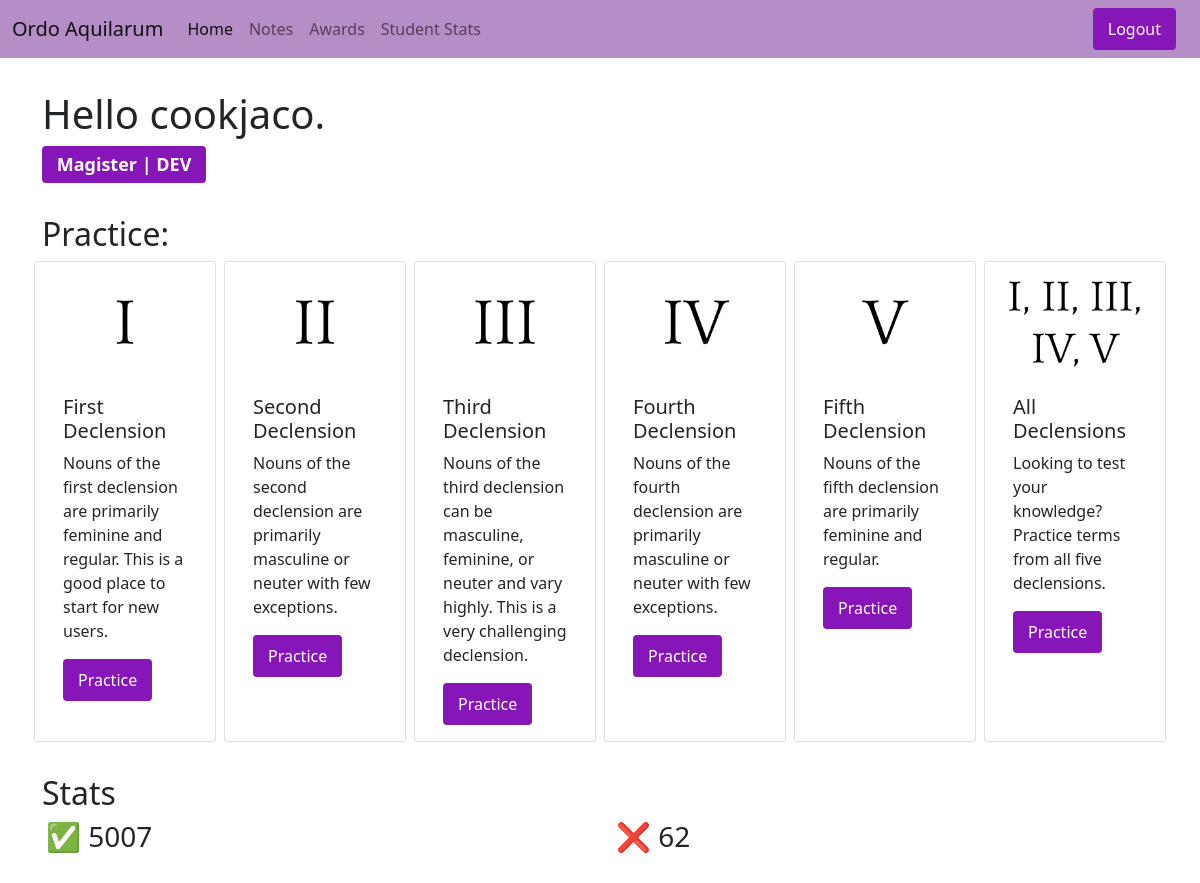
Page / (signed in) on the earlier database version.
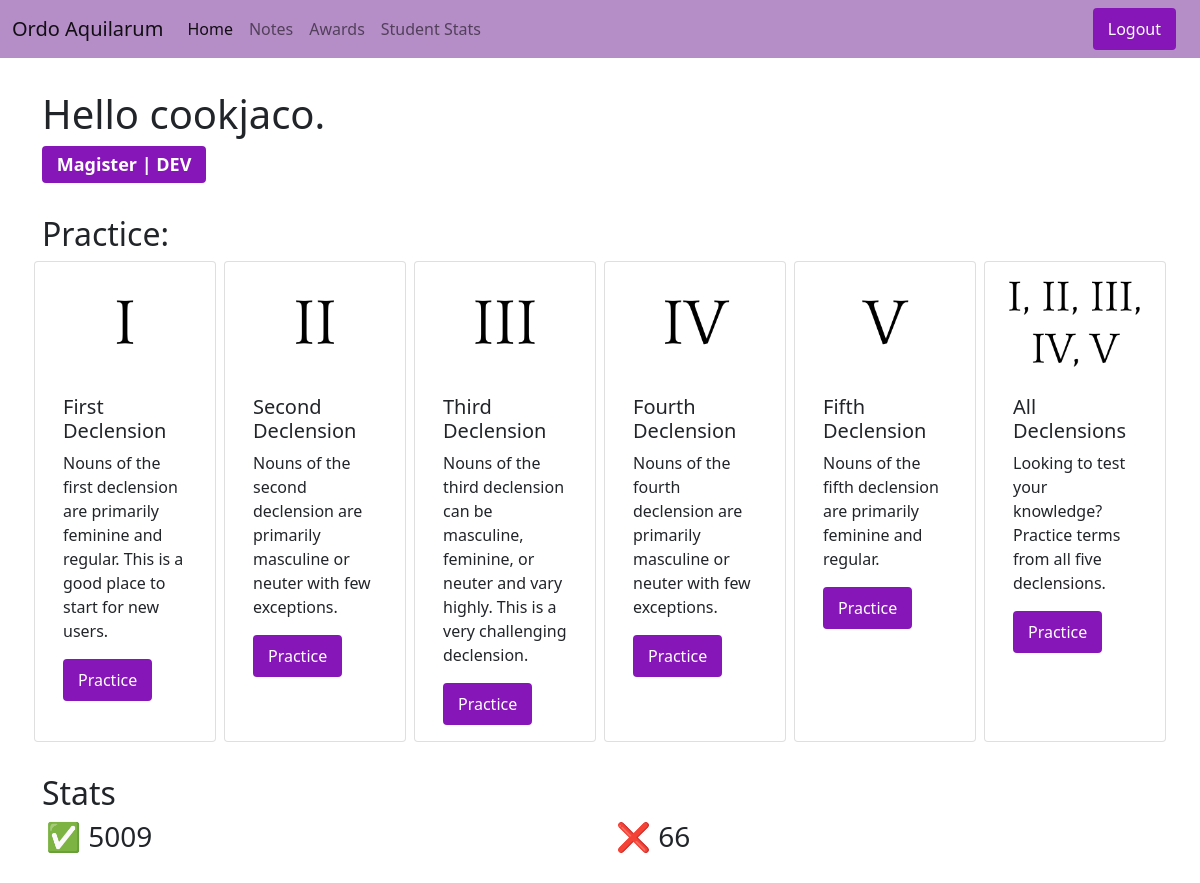
Same page on the later database version.
### user_app/models.py (models this page shows, shortened)
class CustomUser(models.Model):
  user = models.OneToOneField(User, on_delete=models.CASCADE)
  correct = models.IntegerField(default=0)
  incorrect = models.IntegerField(default=0)
  points = models.IntegerField(default=0)
  first_bon_incor = models.IntegerField(default=0)
  second_bon_incor = models.IntegerField(default=0)
  third_bon_incor = models.IntegerField(default=0)
  fourth_bon_incor = models.IntegerField(default=0)
  fifth_bon_incor = models.IntegerField(default=0)
  first_tris_incor = models.IntegerField(default=0)
  second_tris_incor = models.IntegerField(default=0)
  third_tris_incor = models.IntegerField(default=0)
  fourth_tris_incor = models.IntegerField(default=0)
  fifth_tris_incor = models.IntegerField(default=0)
  previous_question = models.ForeignKey(Question, on_delete=models.CASCADE, default=1)
  streak = models.IntegerField(default=0)
  highest_streak = models.IntegerField(default=0)
  class Meta:
    permissions = [("check_students", "Can view student stats")]

### user_app/views.py (the view)
# urls.py: path("", views.index, name="index"),
def index(request):
  if request.user.is_authenticated:
    logged_in = request.user
    actual = CustomUser.objects.get(user = logged_in)
    total = actual.correct + actual.incorrect
    if total < 100:
      title = "Novice"
    elif total in range(100,999):
      title = "Intermediate"
    elif total in range (1000,4999):
      title = "Advanced"
    elif total >= 5000:
      title = "Master"
    if request.user.is_superuser:
      title = "DEV"
  else:
    actual = None
    title = None
  return render(request, "user_app/index.html", { 'userr': actual, 'title': title })

### user_app/templates/user_app/index.html (shortened to what the changed rows need)
{% extends "base.html" %}
{% block content %}
<div class="container">
  {% if user.is_authenticated %}
  {% if perms.user_app.check_students %}
  <h1>Hello {{user.username}}.
  <h4><span class="badge bg-primary">Magister | {{title}}</span><h4></h1>
  {% else %}
  <h1>Hello {{user.username}}.
  <h4><span class="badge bg-secondary">Discipulus | {{title}}</span></h4>
  </h1>
  {% endif %}
  {% else %}
  <div class="alert alert-danger alert-dismissible fade show d-flex justify-content-center" role="alert">
    <b>Alert!</b>You are not signed in. You must be signed in to practice.
    <button type="button" class="btn-close" data-bs-dismiss="alert" aria-label="Close"></button>
  </div>
  <h1>Hello Guest.</h1>
  {% endif %}
</div>
<div class="container">
  <h2>Practice:</h2>
</div>
{% if user.is_authenticated %}
<div class="container">
  <h2>Stats</h2>
  <div class="row">
    <div class="col">
      <h3>✅ {{userr.correct}}</h3>
    </div>
    <div class="col">
      <h3>❌ {{userr.incorrect}}</h3>
    </div>
  </div>
</div>
{% endif %}
{% endblock %}

Differences in the rows shown:
changed CustomUser: correct "5007" → "5009"; incorrect "62" → "66"
